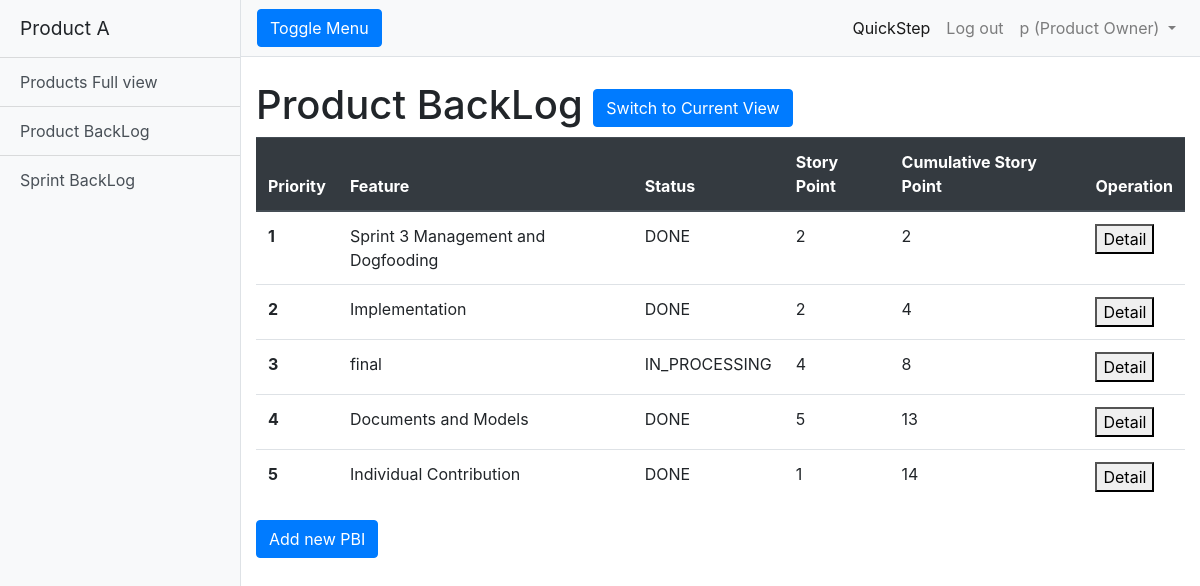
Page /viewFullPBI (signed in) on the committed database.
### products/models.py (models this page shows, shortened)
class User(AbstractUser):
    is_DEVELOPER = models.BooleanField(default=False)
    is_PRODUCT_OWNER = models.BooleanField(default=False)
    is_SCRUM_MASTER = models.BooleanField(default=False)
    is_project = models.BooleanField(default=False)

class PBI(models.Model):
    name = models.CharField(max_length=200)
    priority = models.PositiveIntegerField()
    description = models.TextField(max_length=1000, null=True)
    story_point = models.PositiveIntegerField()
    cumulative_story_point = models.PositiveIntegerField(default=0, editable=False)
    STATUS_CHOICES = [
        ('DONE', 'Done'),
        ('IN_PROCESSING', 'In process'),
        ('NOT_YET_START', 'Not yet start'),
        ('UNFINISHED', 'Unfinished')
    ]
    status = models.CharField(max_length=200,choices=STATUS_CHOICES,default='NOT_YET_START')
    in_sprint = models.BooleanField(default=False)
    total_effort_hours = models.PositiveIntegerField(default=0)

### products/views.py (the view)
# urls.py: url(r'viewFullPBI', login_required(views.FullPBIView.as_view()), name='veiwFullPBI'),
class FullPBIView(TemplateView):
	template_name = 'pbi_full_view.html'
	def get_context_data(self, **kwargs):
		context = super(FullPBIView, self).get_context_data(**kwargs)
		context['title'] = ['Priority', 'Feature', 'Status', 'Story Point', 'Cumulative Story Point']
		context['rows'] = PBI.objects.all().order_by('priority')
		context['product'] = Product.objects.get(pk=1)
		x = 1
		for i in context['rows']:
			if (i.priority != x):
				i.priority = x
				i.save()
			x+=1
		cumulative = 0
		for i in context['rows']:
			i.cumulative_story_point = 0
		for i in context['rows']:
			cumulative = cumulative + i.story_point
			i.cumulative_story_point = cumulative
		return context

### templates/pbi_full_view.html (shortened to what this page needs)
<!DOCTYPE html>
<html lang="en">
<head>
  {% load static %}
  <link href="{% static 'vendor/bootstrap/css/bootstrap.min.css' %}" rel="stylesheet">
  <link href="{% static 'css/simple-sidebar.css' %}" rel="stylesheet">
</head>
<body>
  <div class="d-flex" id="wrapper">
    <div class="bg-light border-right" id="sidebar-wrapper">
    {% include 'header.html' %}
    <div id="page-content-wrapper">
      {% include 'navbar.html' %}
      <div class="container-fluid">
          <div>
                <h1 class="mt-4">Product BackLog    <button class="btn btn-primary" onclick="window.location.href = 'http://127.0.0.1:8000/viewPBI';">Switch to Current View</button></h1>
          </div>
          <table class="table">
            <thead class="thead-dark">
              <tr>
                {% for i in title %}
                <th scope="col">{{i}}</th>
                {% endfor %}
                <th>Operation</th>
              </tr>
            </thead>
            <tbody>
              {% for r in rows %}
              <tr>
                <th scope="row" >{{r.priority}}</th>
                <td>{{r.name}}</td>
                <td>{{r.status}}</td>
                <td>{{r.story_point}}</td>
                <td>{{r.cumulative_story_point}}</td>
                <td>
                  <button onclick="window.location.href = 'http://127.0.0.1:8000/viewPBIdetail/{{ r.pk }}'; id = {{r.priority}}">Detail</button>
                </td>
              </tr>
              {% endfor %}
              </tbody>
            </table>
            {% if user.is_authenticated and user.is_PRODUCT_OWNER %}
            <p>
                <button class="btn btn-primary" onclick="window.location.href = 'http://127.0.0.1:8000/addPBI';">Add new PBI</button>
            </p>
            {% endif %}
    </div>
    </div>
  </div>
</body>
</html>

### templates/header.html
    <div class="sidebar-heading">Product A</div>
      <div class="list-group list-group-flush">
                <a href="http://127.0.0.1:8000/viewProduct" class="list-group-item list-group-item-action bg-light">Products Full view</a>
        <a href="http://127.0.0.1:8000/viewPBI" class="list-group-item list-group-item-action bg-light">Product BackLog</a>
        <a href="http://127.0.0.1:8000/sprintBacklog" class="list-group-item list-group-item-action bg-light">Sprint BackLog</a>
      </div>
    </div>

### templates/navbar.html (shortened to what this page needs)
      <nav class="navbar navbar-expand-lg navbar-light bg-light border-bottom">
        <button class="btn btn-primary" id="menu-toggle">Toggle Menu</button>
        <div class="collapse navbar-collapse" id="navbarSupportedContent">
          <ul class="navbar-nav ml-auto mt-2 mt-lg-0">
            <li class="nav-item active">
                <a class="nav-link" href="{% url 'products:veiwFullPBI'%}">QuickStep <span class="sr-only">(current)</span></a>
            </li>
            <li class="nav-item">
              <a class="nav-link" href="{% url 'products:logout' %}">Log out</a>
            </li>
            <li class="nav-item dropdown">
              <a class="nav-link dropdown-toggle" href="#" id="navbarDropdown" role="button" data-toggle="dropdown" aria-haspopup="true" aria-expanded="false">
                {{user.first_name}}
                {% if user.is_authenticated and user.is_PRODUCT_OWNER %}
                (Product Owner)
                {% endif %}
              </a>
            </li>
          </ul>
        </div>
      </nav>

### static/css/simple-sidebar.css (style rules this page uses)
body { overflow-x: hidden; }
#sidebar-wrapper { min-height: 100vh; margin-left: -15rem; -webkit-transition: margin .25s ease-out; -moz-transition: margin .25s ease-out; -o-transition: margin .25s ease-out; transition: margin .25s ease-out; }
#sidebar-wrapper .sidebar-heading { padding: 0.875rem 1.25rem; font-size: 1.2rem; }
#sidebar-wrapper .list-group { width: 15rem; }
#page-content-wrapper { min-width: 100vw; }
@media (min-width: 768px) { #sidebar-wrapper { margin-left: 0; } }
@media (min-width: 768px) { #page-content-wrapper { min-width: 0; width: 100%; } }

### rows in the picture
User: first_name "p"
PBI: priority "1", name "Sprint 3 Management and Dogfooding", status "DONE", story_point "2", cumulative_story_point "2"
PBI: priority "2", name "Implementation", status "DONE", story_point "2", cumulative_story_point "4"
PBI: priority "3", name "final", status "IN_PROCESSING", story_point "4", cumulative_story_point "8"
PBI: priority "4", name "Documents and Models", status "DONE", story_point "5", cumulative_story_point "13"
PBI: priority "5", name "Individual Contribution", status "DONE", story_point "1", cumulative_story_point "14"

### other values in the picture
{{ i }} "Priority" "Feature" "Status" "Story Point" "Cumulative Story Point"
